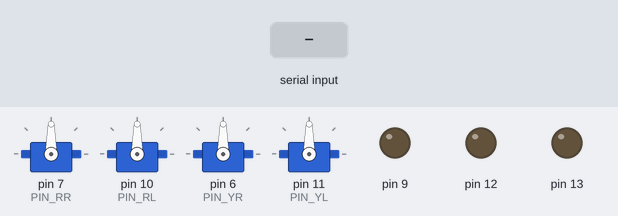
The sketch below on a simulated Arduino Uno, built with avr-gcc and run on an emulated ATmega328P. Shown: 4 × servo, output pins drawn as LEDs (lit = HIGH). The test bench sets the inputs (shaded band).

Above: at 1.2 s.
1.3 s: "S" received over Serial
At 2.3 s:
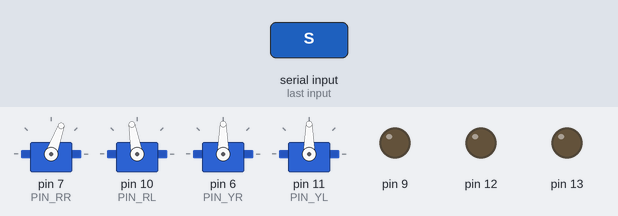
4.3 s: byte 55 ('7') received over Serial
At 6.4 s:
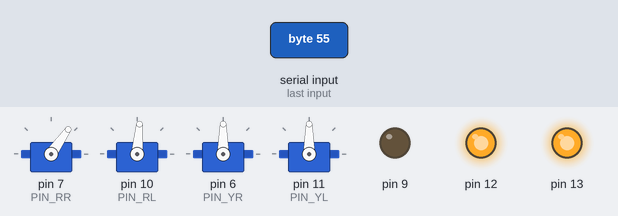
6.7 s: "U" received over Serial
At 7.3 s:
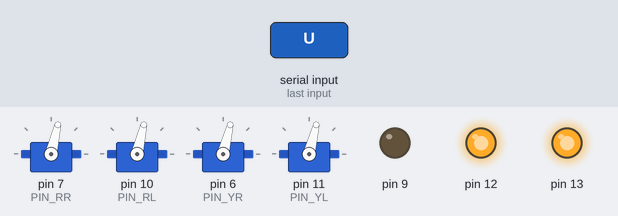
9.7 s: "D" received over Serial
12.7 s: "2" received over Serial
15.7 s: "3" received over Serial
At 18.4 s:
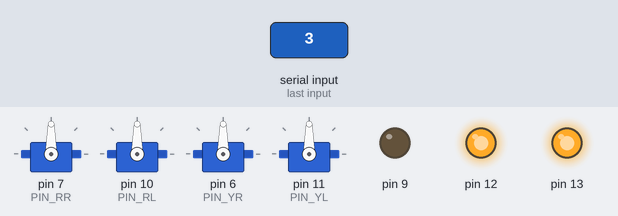
Timing chart, 0 to 21.6 s (numbered marks = the images above; inputs shaded):
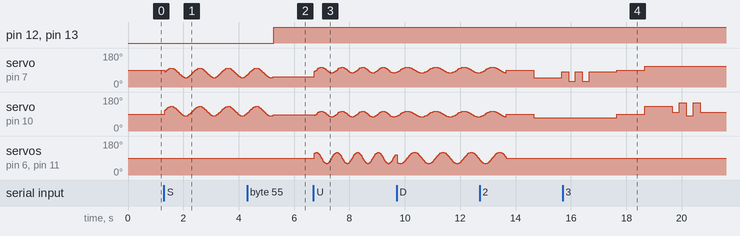

The sketch:

bluetooth_controlled_robot.ino
```cpp
#include <Servo.h>
#include <Oscillator.h>
#include <EEPROM.h>

#define N_SERVOS 4
//-- First step: Configure the pins where the servos are attached
/*
         ---------------
        |     O   O     |
        |---------------|
YR 6==> |               | <== YL 11
         ---------------
            ||     ||
            ||     ||
RR 7==>   -----   ------  <== RL 10
         |-----   ------|
*/
#define EEPROM_TRIM false
// Activate to take callibration data from internal memory
#define TRIM_RR 0
#define TRIM_RL 0
#define TRIM_YR 0
#define TRIM_YL 0

#define PIN_RR 7
#define PIN_RL 10
#define PIN_YR 6
#define PIN_YL 11

Oscillator servo[N_SERVOS];

void kickLeft(int tempo);
void kickRight(int tempo);
void walk(int steps, int T=1000);
void backyard(int steps, int T=3000);
void turnLeft(int steps, int T=3000);
void turnRight(int steps, int T=3000);
void moonWalkLeft(int steps, int T=1000);
void moonWalkRight(int steps, int T=1000);
void swing(int steps, int T=1000);
void buzzer_rings(void);
void RGB_LED(void);

char state_rgb_led=1;
int t=495;
///////////////////////////////////////////////////////////////////////////////////
void setup()
{
  Serial.begin(9600);

  pinMode(9,OUTPUT);
  pinMode(12,OUTPUT);
  pinMode(13,OUTPUT);

  servo[0].attach(PIN_RR);
  servo[1].attach(PIN_RL);
  servo[2].attach(PIN_YR);
  servo[3].attach(PIN_YL);

  //EEPROM.write(0,TRIM_RR);
  //EEPROM.write(1,TRIM_RL);
  //EEPROM.write(2,TRIM_YR);
  //EEPROM.write(3,TRIM_YL);

  int trim;
  if(EEPROM_TRIM){
    for(int x=0;x<4;x++){
      trim=EEPROM.read(x);
      if(trim>128)trim=trim-256;
      Serial.print("TRIM ");
      Serial.print(x);
      Serial.print(" en ");
      Serial.println(trim);
      servo[x].SetTrim(trim);
    }
  }
  else{
    servo[0].SetTrim(TRIM_RR);
    servo[1].SetTrim(TRIM_RL);
    servo[2].SetTrim(TRIM_YR);
    servo[3].SetTrim(TRIM_YL);
  }
  for(int i=0;i<4;i++) servo[i].SetPosition(90);
}
///////////////////////////////////////////////////////////////////////////////////
void loop()
{
  char BT_data;    //Defines a variable to receive data read by bluetooth
  if(Serial.available())     //Determine whether data is received
  {
    BT_data = Serial.read();       //Read the received data and assign it to val
  }
  switch(BT_data)    //Determine the data and then execute the corresponding function
  {
    case 'U':  walk(4, t*1.5);       break;    //advance
    case 'D':  backyard(4, t*2);     break;    //reverse
    case 'L':  turnLeft(4, t*2);     break;    //turn left
    case 'R':  turnRight(4, t*2);    break;    //turn right
    case 'S':  swing(4, t*2);        break;    //stop
    case '1':  moonWalkLeft(4, t*2); break;
    case '2':  kickLeft(1000);       break;
    case '3':  kickRight(1000);      break;
    case '4':  moonWalkRight(4, t*2);break;
    case '6':  buzzer_rings();       break;
    case '7':  RGB_LED();            break;
    default:break;
  }
}
//////////////////////////////////CONTROL FUNCIONES//////////////////////////////////
void oscillate(int A[N_SERVOS], int O[N_SERVOS], int T, double phase_diff[N_SERVOS]){
  for (int i=0; i<4; i++) {
    servo[i].SetO(O[i]);
    servo[i].SetA(A[i]);
    servo[i].SetT(T);
    servo[i].SetPh(phase_diff[i]);
  }
  double ref=millis();
   for (double x=ref; x<T+ref; x=millis()){
     for (int i=0; i<4; i++){
        servo[i].refresh();
     }
  }
}

void kickLeft(int tempo){
  for(int i=0;i<4;i++) servo[i].SetPosition(90);
  delay(tempo);
  servo[0].SetPosition(50); //pie derecho
  servo[1].SetPosition(70); //pie izquiero
  delay(tempo);
  servo[0].SetPosition(80); //pie derecho
  servo[1].SetPosition(70); //pie izquiero
  delay(tempo/4);
  servo[0].SetPosition(30); //pie derecho
  servo[1].SetPosition(70); //pie izquiero
  delay(tempo/4);
  servo[0].SetPosition(80); //pie derecho
  servo[1].SetPosition(70); //pie izquiero
  delay(tempo/4);
  servo[0].SetPosition(30); //pie derecho
  servo[1].SetPosition(70); //pie izquiero
  delay(tempo/4);
  servo[0].SetPosition(80); //pie derecho
  servo[1].SetPosition(70); //pie izquiero
  delay(tempo);
}

void kickRight(int tempo){
for(int i=0;i<4;i++) servo[i].SetPosition(90);
  delay(tempo);
  servo[0].SetPosition(110); //pie derecho
  servo[1].SetPosition(130); //pie izquiero
  delay(tempo);
  servo[0].SetPosition(110); //pie derecho
  servo[1].SetPosition(100); //pie izquiero
  delay(tempo/4);
  servo[0].SetPosition(110); //pie derecho
  servo[1].SetPosition(150); //pie izquiero
  delay(tempo/4);
  servo[0].SetPosition(110); //pie derecho
  servo[1].SetPosition(80); //pie izquiero
  delay(tempo/4);
  servo[0].SetPosition(110); //pie derecho
  servo[1].SetPosition(150); //pie izquiero
  delay(tempo/4);
  servo[0].SetPosition(110); //pie derecho
  servo[1].SetPosition(100); //pie izquiero
  delay(tempo);
}

void walk(int steps, int T){
    int A[4]= {15, 15, 30, 30};
    int O[4] = {0, 0, 0, 0};
    double phase_diff[4] = {DEG2RAD(0), DEG2RAD(0), DEG2RAD(90), DEG2RAD(90)};

    for(int i=0;i<steps;i++)oscillate(A,O, T, phase_diff);
}

void backyard(int steps, int T){
    int A[4]= {15, 15, 30, 30};
    int O[4] = {0, 0, 0, 0};
    double phase_diff[4] = {DEG2RAD(0), DEG2RAD(0), DEG2RAD(-90), DEG2RAD(-90)};

    for(int i=0;i<steps;i++)oscillate(A,O, T, phase_diff);
}

void turnLeft(int steps, int T){
    int A[4]= {20, 20, 10, 30};
    int O[4] = {0, 0, 0, 0};
    double phase_diff[4] = {DEG2RAD(0), DEG2RAD(0), DEG2RAD(90), DEG2RAD(90)};

    for(int i=0;i<steps;i++)oscillate(A,O, T, phase_diff);
}

void turnRight(int steps, int T){
    int A[4]= {20, 20, 30, 10};
    int O[4] = {0, 0, 0, 0};
    double phase_diff[4] = {DEG2RAD(0), DEG2RAD(0), DEG2RAD(90), DEG2RAD(90)};

    for(int i=0;i<steps;i++)oscillate(A,O, T, phase_diff);
}

void moonWalkRight(int steps, int T){
    int A[4]= {25, 25, 0, 0};
    int O[4] = {-15 ,15, 0, 0};
    double phase_diff[4] = {DEG2RAD(0), DEG2RAD(180 + 120), DEG2RAD(90), DEG2RAD(90)};

    for(int i=0;i<steps;i++)oscillate(A,O, T, phase_diff);
}

void moonWalkLeft(int steps, int T){
    int A[4]= {25, 25, 0, 0};
    int O[4] = {-15, 15, 0, 0};
    double phase_diff[4] = {DEG2RAD(0), DEG2RAD(180 - 120), DEG2RAD(90), DEG2RAD(90)};

    for(int i=0;i<steps;i++)oscillate(A,O, T, phase_diff);
}

void swing(int steps, int T){
    int A[4]= {25, 25, 0, 0};
    int O[4] = {-15, 15, 0, 0};
    double phase_diff[4] = {DEG2RAD(0), DEG2RAD(0), DEG2RAD(90), DEG2RAD(90)};

    for(int i=0;i<steps;i++)oscillate(A,O, T, phase_diff);
}

void buzzer_rings(void){
  for(char i=0;i<100;i++){
    digitalWrite(9,HIGH);
    delayMicroseconds(500);
    digitalWrite(9,LOW);
    delayMicroseconds(500);
    digitalWrite(9,HIGH);
    delayMicroseconds(200);
    digitalWrite(9,LOW);
    delayMicroseconds(800);
    digitalWrite(9,HIGH);
    delayMicroseconds(800);
    digitalWrite(9,LOW);
    delayMicroseconds(200);
    digitalWrite(9,HIGH);
    delayMicroseconds(700);
    digitalWrite(9,LOW);
    delayMicroseconds(300);
    digitalWrite(9,HIGH);
    delayMicroseconds(600);
    digitalWrite(9,LOW);
    delayMicroseconds(400);
    }
}

void RGB_LED(void){
  if(state_rgb_led==0){
    digitalWrite(12,LOW);
    digitalWrite(13,LOW);
    }
  if(state_rgb_led==1){
    digitalWrite(12,HIGH);
    digitalWrite(13,HIGH);
    }
  state_rgb_led++;
  if(state_rgb_led>1)
    state_rgb_led=0;
}
```

Measured:
- after the input at 4.3 s, pin 12, pin 13: LOW → HIGH after 0.96 s
- after the input at 15.7 s, servo on pin 10 (PIN_RL): 70° → 90° after 2.0 s, → 130° 1.0 s later, → 100° 1.0 s later, → 150° 0.25 s later, … (7 changes in this stretch)
